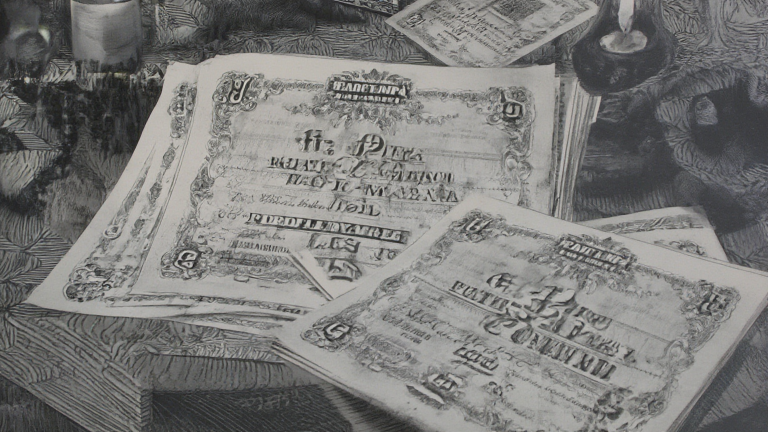
#> input picture remotion/cloud-payload/assets/gen_011de2364baa9f69897f.png, 1536 x 864 px (shown at 1/2 size)
$ python -i depth_planes.py   (imports and definitions only)
#> lines starting #> are read from the running program, lines starting #| are printed output that depends on the picture
"""Depth-plane baker — split a still into soft far/mid/near parallax planes.

Why this exists (Phase 7): the "slideshow" tell is one rigid full-frame transform.
AE editors create depth by moving planes at different rates. For *scene* imagery
(wheat fields, mills) there is no clean subject to cut out, so we segment by
**luminance** into three soft, heavily-feathered planes — bright regions (typically
lit subject / nearer) vs dark (shadow / farther). Each plane is an RGBA layer that
Remotion drifts at a different rate → genuine parallax without ML.

Dependency-light by design: PIL + numpy only (no torch, no rembg). The masks are
soft (gaussian-feathered) so there are no hard cutout edges — the eye reads depth
from differential motion, not from silhouette boundaries.

Output per image `foo.png` ->  `<out_dir>/foo_far.png`, `foo_mid.png`, `foo_near.png`
plus a manifest entry the renderer reads. Deterministic (seeded), cacheable by SHA.

Design decision: 3 planes, luminance-keyed, feather radius scales with image size.
Not a true depth map (no MiDaS) — good-enough parallax at zero ML cost.
"""
from __future__ import annotations

import hashlib
import json
from dataclasses import dataclass, asdict
from pathlib import Path
from typing import Optional

import numpy as np
from PIL import Image, ImageFilter

# Plane keys in depth order: far (background) -> mid -> near (foreground).
PLANES = ("far", "mid", "near")


@dataclass
class DepthManifest:
    """Per-image record the Remotion renderer consumes via `depth` prop."""

    base: str  # full-frame base image (weakest motion)
    far: str
    mid: str
    near: str
    width: int
    height: int

    def to_dict(self) -> dict:
        return asdict(self)


def _luminance(rgb: np.ndarray) -> np.ndarray:
    """Rec. 709 luma, 0..1 float."""
    return (
        0.2126 * rgb[..., 0] + 0.7152 * rgb[..., 1] + 0.0722 * rgb[..., 2]
    ) / 255.0


def _soft_plane(
    luma: np.ndarray, lo: float, hi: float, feather: int, size: tuple[int, int]
) -> np.ndarray:
    """A soft mask for luma in [lo, hi], feathered. Returns 0..1 float alpha.

    Soft band: rises 0->1 across the lower third of the band, holds, falls 1->0
    across the upper third, so planes overlap smoothly and never hard-cut.
    """
    span = max(1e-6, hi - lo)
    t = (luma - lo) / span  # 0..1 position within band
    rise = np.clip(t / 0.33, 0, 1)
    fall = np.clip((1 - t) / 0.33, 0, 1)
    mask = np.minimum(rise, fall)
    # Feather in image space for organic edges.
    m = Image.fromarray((mask * 255).astype("uint8")).filter(
        ImageFilter.GaussianBlur(feather)
    )
    return np.asarray(m).astype("float32") / 255.0


def bake_depth_planes(
    image_path: str | Path,
    out_dir: str | Path,
    feather_frac: float = 0.02,
    render_size: tuple[int, int] = (1920, 1080),
) -> DepthManifest:
    """Split one image into far/mid/near RGBA planes. Returns the manifest.

    `feather_frac` — gaussian radius as a fraction of the longest edge (softness).
    `render_size` — planes are baked at the render resolution (NOT the source
    resolution) so Chrome composites ~2MP layers, not 4MP ones. This is the
    difference between a realtime-feel render and a slideshow-slow one.
    """
#> called with out_dir = 'out.png', feather_frac = 0.02, render_size = (1920, 1080)
    image_path = Path(image_path)
    out_dir = Path(out_dir)
    out_dir.mkdir(parents=True, exist_ok=True)

    im = Image.open(image_path).convert("RGB")
#> im is the input picture: PIL image 1536x864 RGB; mean R, G, B 122.6, 122.2, 120.3
    # Downscale to render res FIRST — planes are never needed at source res.
    im = im.resize(render_size, Image.LANCZOS)
#> im: PIL image 1920x1080 RGB
    w, h = im.size
#> w = 1920; h = 1080
    rgb = np.asarray(im).astype("float32")
    luma = _luminance(rgb)
    feather = max(8, int(max(w, h) * feather_frac))
#> feather = 38

    # Luminance bands (overlapping soft bands). Dark = far, bright = near.
    bands = {
        "far": (0.0, 0.45),
        "mid": (0.3, 0.7),
        "near": (0.55, 1.0),
    }

    stem = image_path.stem
    paths: dict[str, str] = {}
    for key in PLANES:
        lo, hi = bands[key]
        alpha = _soft_plane(luma, lo, hi, feather, (w, h))
        rgba = np.dstack([rgb.astype("uint8"), (alpha * 255).astype("uint8")])
        out_path = out_dir / f"{stem}_{key}.png"
        Image.fromarray(rgba, "RGBA").save(out_path)
        paths[key] = out_path.name
#> this loop made 3 passes
#> pass 1, in _soft_plane, `rise = np.clip(t / 0.33, 0, 1)`:
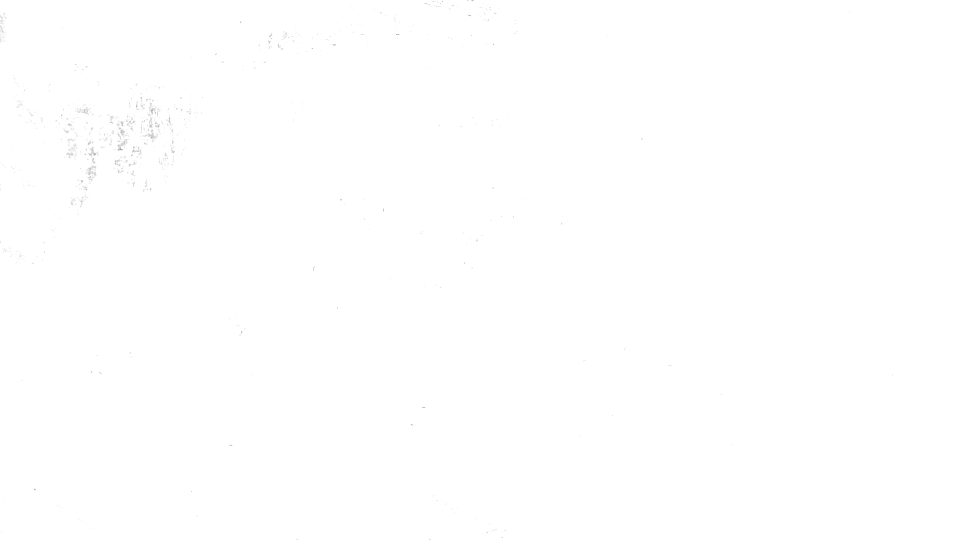
#> rise: shape (1080, 1920) float32 (shown at 1/2 size); min 0.438, max 1, mean 1
#> pass 1, in _soft_plane, `fall = np.clip((1 - t) / 0.33, 0, 1)`:
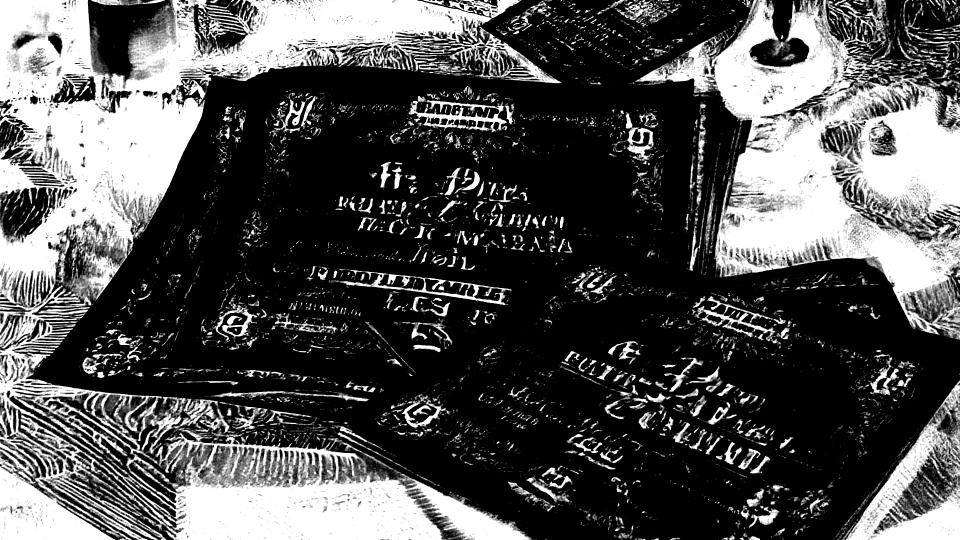
#> fall: shape (1080, 1920) float32 (shown at 1/2 size); min 0, max 1, mean 0.322
#> after the loop:
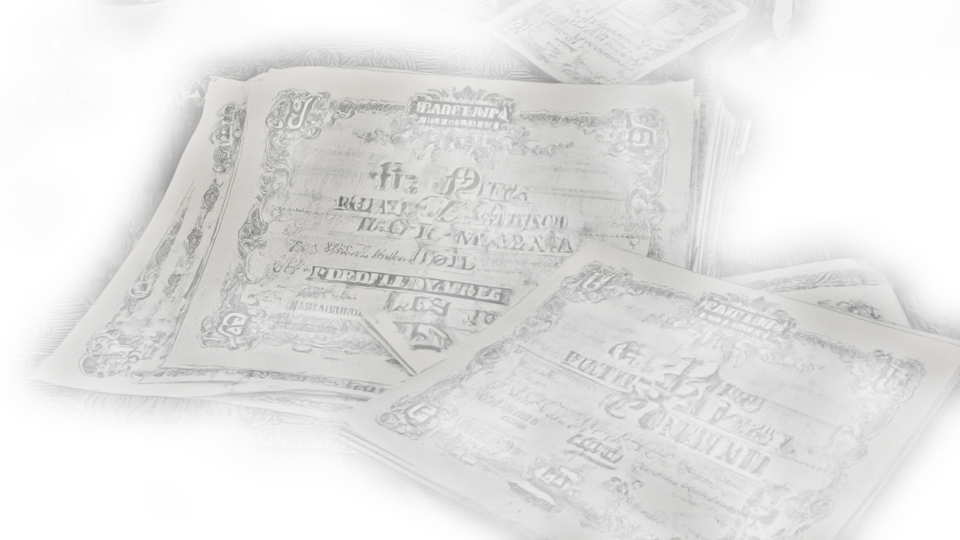
#> rgba: shape (1080, 1920, 4) (shown at 1/2 size); mean R, G, B, A 122.6, 122.2, 120.3, 67.5; transparent parts drawn white
#> after the loop, paths = {'far': 'gen_011de2364baa9f69897f_far.png', 'mid': 'gen_011de2364baa9f69897f_mid.png', 'near': 'gen_011de2364baa9f69897f_near.png'}

    return DepthManifest(
        base=image_path.name, far=paths["far"], mid=paths["mid"], near=paths["near"],
        width=w, height=h,
    )


def bake_many(
    images: list[str | Path], out_dir: str | Path, manifest_path: str | Path
) -> dict[str, dict]:
    """Bake a batch, write a JSON manifest keyed by original filename."""
    manifest: dict[str, dict] = {}
    for img in images:
        dm = bake_depth_planes(img, out_dir)
        manifest[Path(img).name] = dm.to_dict()
    Path(manifest_path).write_text(json.dumps(manifest, indent=2))
    return manifest


# [11 lines not run here, left out]

>>> result = bake_depth_planes('../../remotion/cloud-payload/assets/gen_011de2364baa9f69897f.png', 'out.png')

$ run again, on remotion/cloud-payload/assets/gen_0dfabafa2a587d150352.png
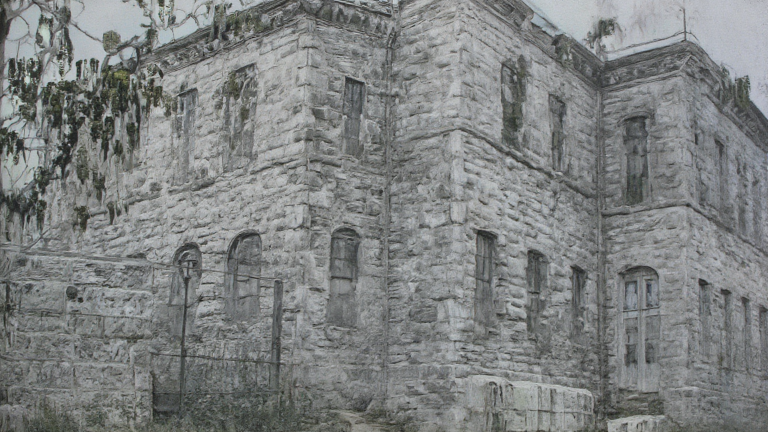
#> input picture remotion/cloud-payload/assets/gen_0dfabafa2a587d150352.png, 1536 x 864 px (shown at 1/2 size)
#> in bake_depth_planes, im is the input picture: PIL image 1536x864 RGB; mean R, G, B 125.9, 128.6, 128.2
#> im: PIL image 1920x1080 RGB
#> the loop in bake_depth_planes, `for key in PLANES:` made 3 passes
#> pass 1, in _soft_plane, `fall = np.clip((1 - t) / 0.33, 0, 1)`:
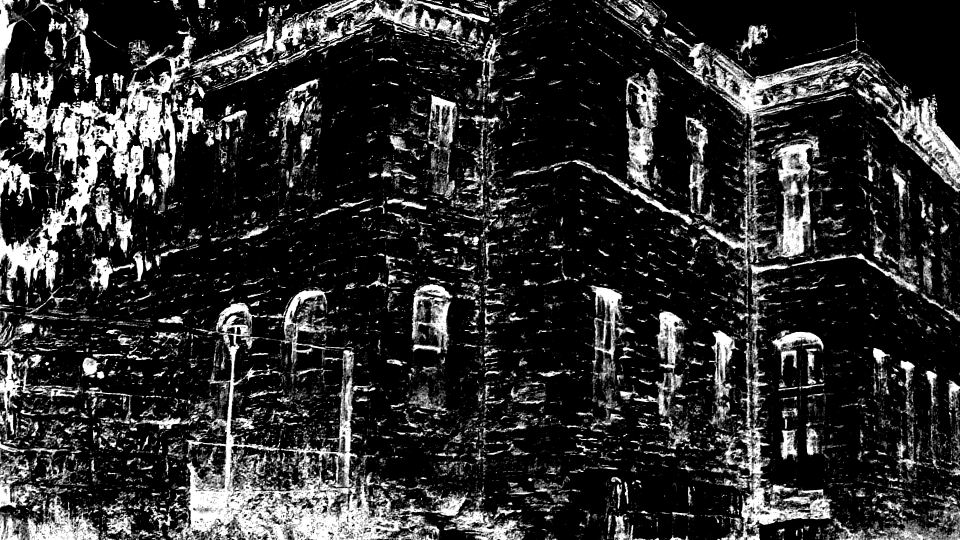
#> fall: shape (1080, 1920) float32 (shown at 1/2 size); min 0, max 1, mean 0.185
#> after the loop in bake_depth_planes, `for key in PLANES:`:
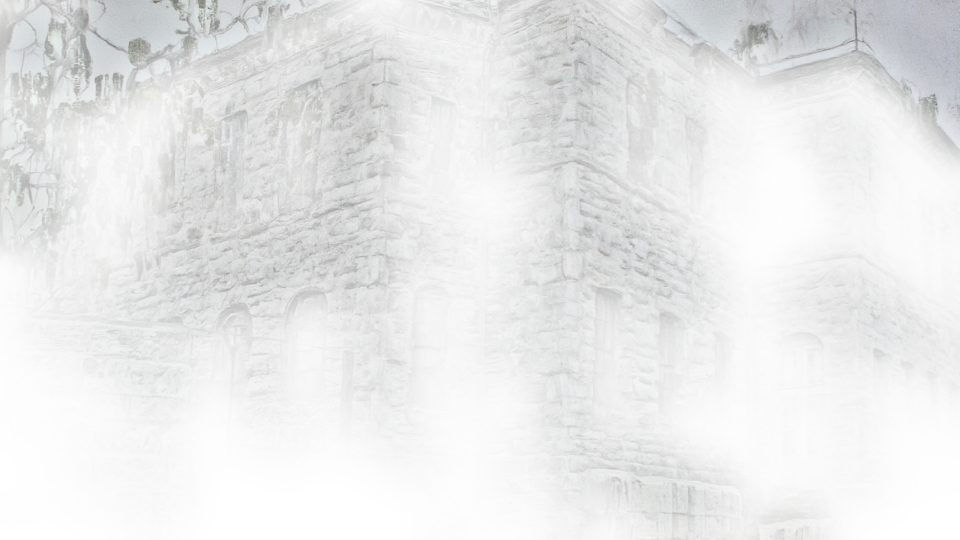
#> rgba: shape (1080, 1920, 4) (shown at 1/2 size); mean R, G, B, A 125.9, 128.6, 128.2, 50.7; transparent parts drawn white
#> after the loop in bake_depth_planes, `for key in PLANES:`: paths = {'far': 'gen_0dfabafa2a587d150352_far.png', 'mid': 'gen_0dfabafa2a587d150352_mid.png', 'near': 'gen_0dfabafa2a587d150352_near.png'}
